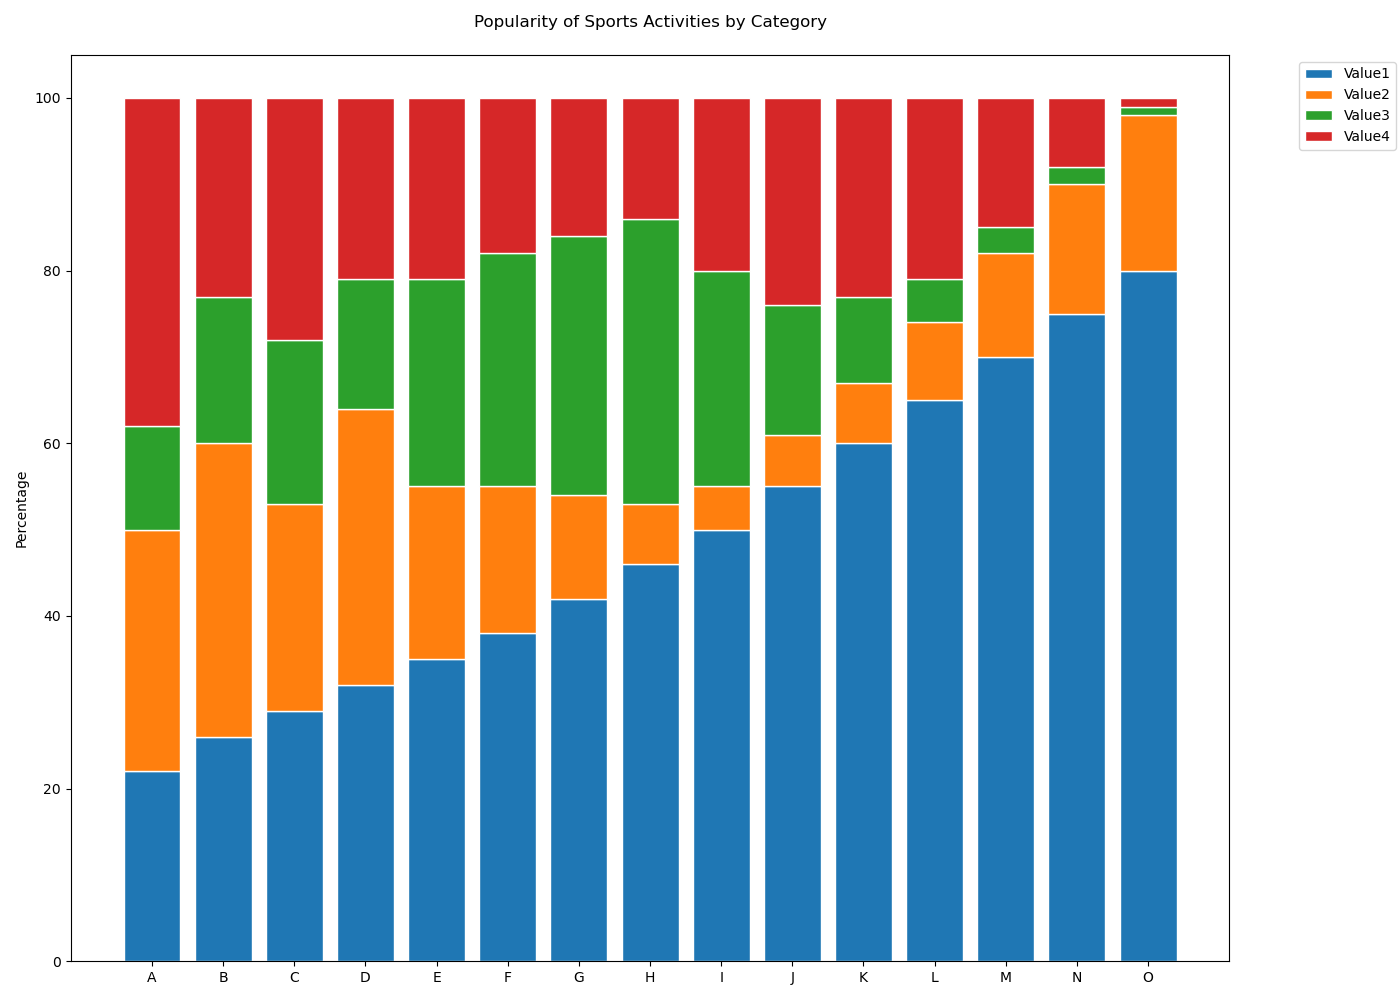

Source code (Python):

import matplotlib.pyplot as plt
import numpy as np

# Data
categories = ['A', 'B', 'C', 'D', 'E', 'F', 'G', 'H', 'I', 'J', 'K', 'L', 'M', 'N', 'O']
values1 = np.array([22, 26, 29, 32, 35, 38, 42, 46, 50, 55, 60, 65, 70, 75, 80])
values2 = np.array([28, 34, 24, 32, 20, 17, 12, 7, 5, 6, 7, 9, 12, 15, 18])
values3 = np.array([12, 17, 19, 15, 24, 27, 30, 33, 25, 15, 10, 5, 3, 2, 1])
values4 = np.array([38, 23, 28, 21, 21, 18, 16, 14, 20, 24, 23, 21, 15, 8, 1])

# Normalize data to 100% for each category
totals = values1 + values2 + values3 + values4
values1 = values1 / totals * 100
values2 = values2 / totals * 100
values3 = values3 / totals * 100
values4 = values4 / totals * 100

# Plot
fig, ax = plt.subplots(figsize=(14, 10))

bar_width = 0.8
x = np.arange(len(categories))

ax.bar(x, values1, color='#1f77b4', edgecolor='white', width=bar_width, label='Value1')
ax.bar(x, values2, bottom=values1, color='#ff7f0e', edgecolor='white', width=bar_width, label='Value2')
ax.bar(x, values3, bottom=values1+values2, color='#2ca02c', edgecolor='white', width=bar_width, label='Value3')
ax.bar(x, values4, bottom=values1+values2+values3, color='#d62728', edgecolor='white', width=bar_width, label='Value4')

# Customizations
ax.set_ylabel('Percentage')
ax.set_title('Popularity of Sports Activities by Category', pad=20)
ax.set_xticks(x)
ax.set_xticklabels(categories)
ax.legend(loc='upper right', bbox_to_anchor=(1.15, 1))

plt.tight_layout()
plt.show()
